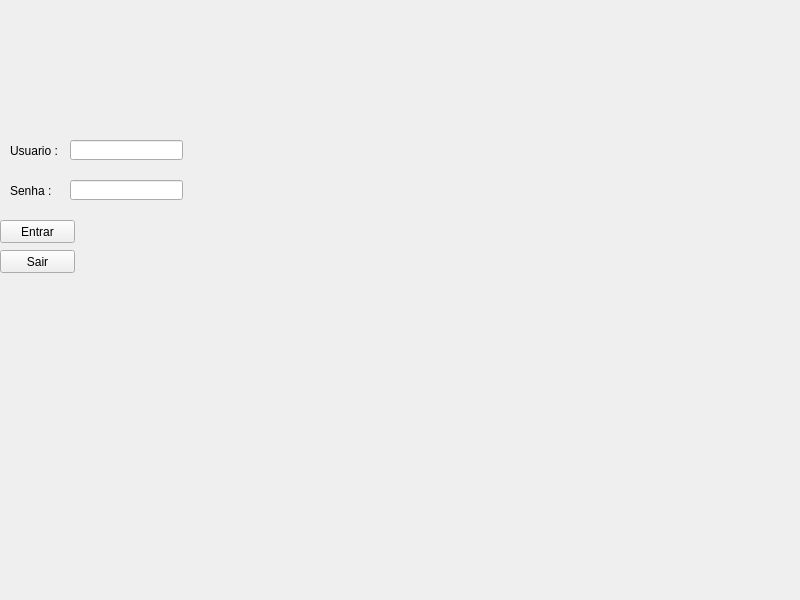
<?xml version="1.0" encoding="UTF-8"?>
<ui version="4.0">
 <class>MainWindow</class>
 <widget class="QMainWindow" name="MainWindow">
  <property name="geometry">
   <rect>
    <x>0</x>
    <y>0</y>
    <width>800</width>
    <height>600</height>
   </rect>
  </property>
  <property name="windowTitle">
   <string>tela</string>
  </property>
  <widget class="QWidget" name="centralwidget">
   <widget class="QPushButton" name="botao_entrar">
    <property name="geometry">
     <rect>
      <x>0</x>
      <y>220</y>
      <width>75</width>
      <height>23</height>
     </rect>
    </property>
    <property name="text">
     <string>Entrar</string>
    </property>
   </widget>
   <widget class="QPushButton" name="botao_sair">
    <property name="geometry">
     <rect>
      <x>0</x>
      <y>250</y>
      <width>75</width>
      <height>23</height>
     </rect>
    </property>
    <property name="text">
     <string>Sair</string>
    </property>
   </widget>
   <widget class="QLineEdit" name="line_usuario">
    <property name="geometry">
     <rect>
      <x>70</x>
      <y>140</y>
      <width>113</width>
      <height>20</height>
     </rect>
    </property>
   </widget>
   <widget class="QLineEdit" name="line_senha">
    <property name="geometry">
     <rect>
      <x>70</x>
      <y>180</y>
      <width>113</width>
      <height>20</height>
     </rect>
    </property>
   </widget>
   <widget class="QLabel" name="Usu_text">
    <property name="geometry">
     <rect>
      <x>10</x>
      <y>140</y>
      <width>61</width>
      <height>21</height>
     </rect>
    </property>
    <property name="text">
     <string>Usuario :</string>
    </property>
   </widget>
   <widget class="QLabel" name="senha_text">
    <property name="geometry">
     <rect>
      <x>10</x>
      <y>180</y>
      <width>61</width>
      <height>21</height>
     </rect>
    </property>
    <property name="text">
     <string>Senha :</string>
    </property>
   </widget>
  </widget>
  <widget class="QMenuBar" name="menubar">
   <property name="geometry">
    <rect>
     <x>0</x>
     <y>0</y>
     <width>800</width>
     <height>21</height>
    </rect>
   </property>
  </widget>
 </widget>
 <resources/>
 <connections>
  <connection>
   <sender>botao_sair</sender>
   <signal>clicked()</signal>
   <receiver>MainWindow</receiver>
   <slot>close()</slot>
   <hints>
    <hint type="sourcelabel">
     <x>37</x>
     <y>282</y>
    </hint>
    <hint type="destinationlabel">
     <x>399</x>
     <y>299</y>
    </hint>
   </hints>
  </connection>
 </connections>
</ui>
